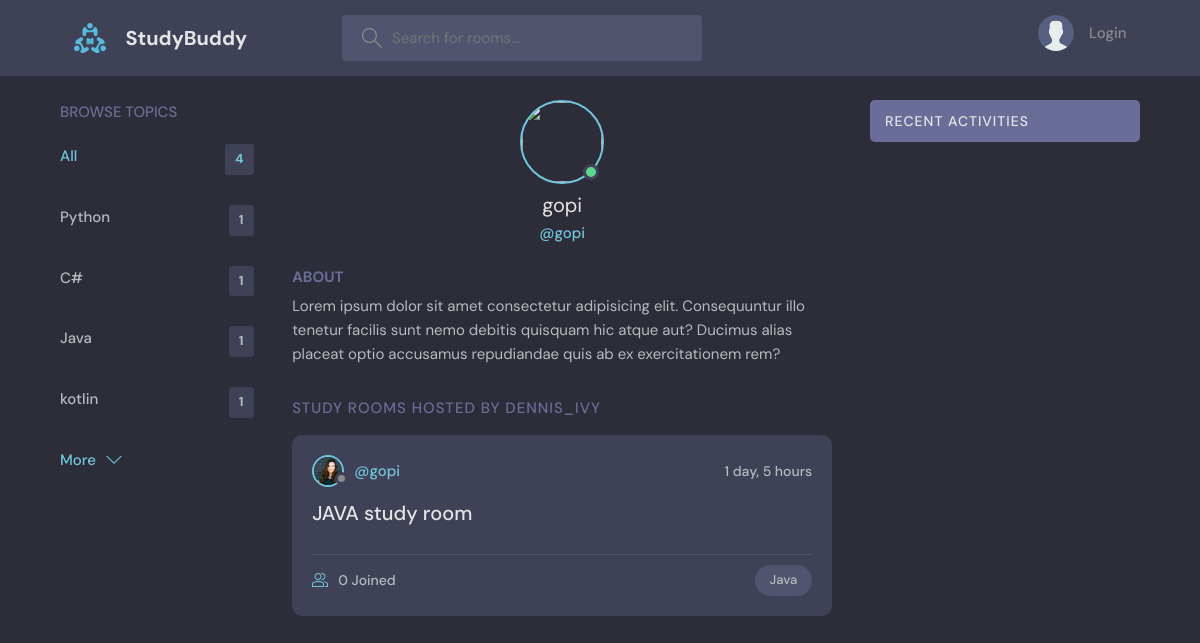
The page /profile/8/ on the database its author committed.
### base/models.py (models this page shows, shortened)
class Topic(models.Model):
	name = models.CharField(max_length=200)

class User(AbstractUser):
	name = models.CharField(max_length=200, null=True)
	email = models.EmailField(unique=True, null=True)
	bio = models.TextField(null=True, blank=True)
	avatar= models.ImageField(null=True, default="avatar.svg")
	USERNAME_FIELD = 'username'
	REQUIRED_FIELDS = []

class Room(models.Model):
	host = models.ForeignKey(User, on_delete=models.SET_NULL, null=True)
	topic = models.ForeignKey(Topic, on_delete=models.SET_NULL, null=True)
	name = models.CharField(max_length= 200)
	description = models.TextField(null=True, blank=True)
	participants = models.ManyToManyField(User, related_name='participants', blank=True)
	updated = models.DateTimeField(auto_now=True)
	created = models.DateTimeField(auto_now_add=True)
	class Meta:
		ordering = ['-updated', '-created']

### base/views.py (the view)
# urls.py: path('profile/<str:pk>/', views.userProfile, name='user-profile'),
def userProfile(request, pk):
    user = User.objects.get(id=pk)
    room = user.room_set.all()
    room_messages = user.message_set.all()
    topics = Topic.objects.all()
    context = {'user':user, 'room':room, 'room_messages':room_messages, 'topics':topics}
    return render(request,'base/profile.html', context)

### base/templates/base/profile.html (shortened to what this page needs)
{% extends 'main.html' %}
{% block content %}
  <main class="profile-page layout layout--3">
    <div class="container">
          {% include 'base/topics_components.html' %}
      <div class="roomList">
        <div class="profile">
          <div class="profile__avatar">
            <div class="avatar avatar--large active">
              <img src="{{ request.user.avatar.url }}" />
            </div>
          </div>
          <div class="profile__info">
            <h3>{{ user.username }}</h3>
            <p>@{{ user.username }}</p>
          </div>
          <div class="profile__about">
            <h3>About</h3>
            <p>
              Lorem ipsum dolor sit amet consectetur adipisicing elit. Consequuntur illo tenetur
              facilis sunt nemo debitis quisquam hic atque aut? Ducimus alias placeat optio
              accusamus repudiandae quis ab ex exercitationem rem?
            </p>
          </div>
        </div>
        <div class="roomList__header">
          <div>
            <h2>Study Rooms Hosted by dennis_ivy</a>
            </h2>
          </div>
        </div>
        {% include 'base/feed_component.html' %}
      </div>
        {% include 'base/activity_components.html' %}
    </div>
  </main>
{% endblock content %}

### base/templates/base/topics_components.html
        <div class="topics">
          <div class="topics__header">
            <h2>Browse Topics</h2>
          </div>
          <ul class="topics__list">
            <li>
              <a href="{% url 'home' %}" class="active">All <span>{{ topics.count }}</span></a>
            </li>
            {% for topic in topics %}
            <li>
              <a href="{% url 'home' %}?q={{ topic.name }}">{{ topic.name }}<span>{{topic.room_set.all.count}}</span></a>
            </li>
			{% endfor %}
          </ul>
          <a class="btn btn--link" href="{% url 'topics' %}">
            More
            <svg version="1.1" xmlns="http://www.w3.org/2000/svg" width="32" height="32" viewBox="0 0 32 32">
              <title>chevron-down</title>
              <path d="M16 21l-13-13h-3l16 16 16-16h-3l-13 13z"></path>
            </svg>
          </a>
        </div>

### base/templates/base/feed_component.html (shortened to what this page needs)
		{% for r in room %}
          <div class="roomListRoom">
            <div class="roomListRoom__header">
              <a href="{% url 'user-profile' r.host.id %}" class="roomListRoom__author">
                <div class="avatar avatar--small">
                  <img src="{{ r.host.avatar.url }}" />
                </div>
                <span>@{{ r.host.username }}</span>
              </a>
              <div class="roomListRoom__actions">
                <span>{{ r.created | timesince }}</span>
              </div>
            </div>
            <div class="roomListRoom__content">
              <a href="{% url 'rooms' r.id %}">{{ r.name }}</a>
            </div>
            <div class="roomListRoom__meta">
              <a href="{% url 'rooms' r.id %}" class="roomListRoom__joined">
                {{ r.participants.all.count }} Joined
              </a>
              <p class="roomListRoom__topic">{{ r.topic.name }}</p>
            </div>
          </div>
		{% endfor %}

### rows shown on the page
Topic: name "Python", room_set.all.count "1"
Topic: name "C#", room_set.all.count "1"
Topic: name "Java", room_set.all.count "1"
Topic: name "kotlin", room_set.all.count "1"
User: username "gopi"
Room: host.avatar (picture), host.username "gopi", created "1 day, 5 hours", name "JAVA study room", participants.all.count "0", topic.name "Java"

### other values the page prints
{{ topics.count }} "4"
